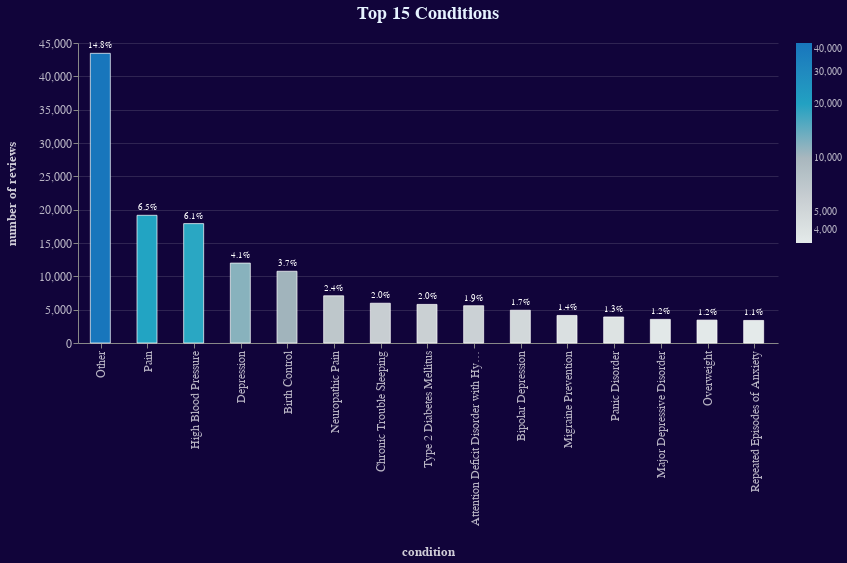

Notebook code cell kept with this figure:
### Code cell
#only selecting the 15 conditions with most review
topN = 15

data = conddf[:topN][["condition", "condition_freq", "condition_freq_norm"]]

bars = (alt.Chart(title=f"Top {topN} Conditions")
           .mark_bar(size=20,
                     strokeWidth=1,
                     stroke="white",
                     strokeOpacity=0.7,
                     xOffset=-1)
           .encode(x=alt.X("condition", sort="-y"),
                   y=alt.Y("condition_freq:Q",
                           axis=alt.Axis(title="number of reviews",
                                         grid=True)),
                   tooltip=("condition",
                            "condition_freq:Q",
                            alt.Tooltip("condition_freq_norm:Q", format=".1%")),
                   color=alt.Color("condition_freq:Q",
                                   scale=alt.Scale(scheme="lightgreyteal",
                                                   type="log"))))

text = (alt.Chart()
           .mark_text(align="center",
                      baseline="bottom",
                      dx=-1, dy=-3)
           .encode(x=alt.X("condition", sort="-y"),
                   y=alt.Y("condition_freq:Q"),
                   size = alt.SizeValue(9),
                   text=alt.Text("condition_freq_norm:Q", format=".1%")))

chart = (alt.layer(bars, text, data=data)
            .configure(background='#11043a')
            .configure_title(font="Arial",
                             fontSize=18,
                             color="#e6f3ff",
                             dy=-10)
            .configure_text(color="white")
            .configure_legend(title=None,
                              titleFontSize=12,
                              titleColor="white",
                              tickCount=5,
                              titleOpacity=0.8,
                              labelColor="white",
                              labelOpacity=0.7,
                              titlePadding=10)
            .configure_axis(titleFontSize=13,
                            titlePadding=20,
                            titleColor="white",
                            titleOpacity=0.8,
                            labelFontSize=12,
                            labelColor="white",
                            labelOpacity=0.7,
                            #labelAngle=45,
                            tickOffset=0,
                            grid=False,
                            gridOpacity=0.15)
            .configure_view(strokeWidth=0)
            .properties(height=300, width=700))
chart

### Figure 1 — Vega-Lite specification as saved in the notebook (floating-point values rounded to 4 significant figures)
{"config": {"view": {"continuousWidth": 400, "continuousHeight": 300, "strokeWidth": 0}, "axis": {"grid": false, "gridOpacity": 0.15, "labelColor": "white", "labelFontSize": 12, "labelOpacity": 0.7, "tickOffset": 0, "titleColor": "white", "titleFontSize": 13, "titleOpacity": 0.8, "titlePadding": 20}, "background": "#11043a", "legend": {"labelColor": "white", "labelOpacity": 0.7, "tickCount": 5, "title": null, "titleColor": "white", "titleFontSize": 12, "titleOpacity": 0.8, "titlePadding": 10}, "text": {"color": "white"}, "title": {"color": "#e6f3ff", "dy": -10, "font": "Arial", "fontSize": 18}}, "layer": [{"mark": {"type": "bar", "size": 20, "stroke": "white", "strokeOpacity": 0.7, "strokeWidth": 1, "xOffset": -1}, "encoding": {"color": {"field": "condition_freq", "scale": {"scheme": "lightgreyteal", "type": "log"}, "type": "quantitative"}, "tooltip": [{"field": "condition", "type": "nominal"}, {"field": "condition_freq", "type": "quantitative"}, {"field": "condition_freq_norm", "format": ".1%", "type": "quantitative"}], "x": {"field": "condition", "sort": "-y", "type": "nominal"}, "y": {"axis": {"grid": true, "title": "number of reviews"}, "field": "condition_freq", "type": "quantitative"}}, "title": "Top 15 Conditions"}, {"mark": {"type": "text", "align": "center", "baseline": "bottom", "dx": -1, "dy": -3}, "encoding": {"size": {"value": 9}, "text": {"field": "condition_freq_norm", "format": ".1%", "type": "quantitative"}, "x": {"field": "condition", "sort": "-y", "type": "nominal"}, "y": {"field": "condition_freq", "type": "quantitative"}}}], "data": {"name": "data-8ae59503f0dbcd401a89aa7c7fdbd34b"}, "height": 300, "width": 700, "$schema": "https://vega.github.io/schema/vega-lite/v4.17.0.json", "datasets": {"data-8ae59503f0dbcd401a89aa7c7fdbd34b": [{"condition": "Other", "condition_freq": 43449, "condition_freq_norm": 0.1476}, {"condition": "Pain", "condition_freq": 19154, "condition_freq_norm": 0.06505}, {"condition": "High Blood Pressure", "condition_freq": 17907, "condition_freq_norm": 0.06082}, {"condition": "Depression", "condition_freq": 11987, "condition_freq_norm": 0.04071}, {"condition": "Birth Control", "condition_freq": 10761, "condition_freq_norm": 0.03655}, {"condition": "Neuropathic Pain", "condition_freq": 7079, "condition_freq_norm": 0.02404}, {"condition": "Chronic Trouble Sleeping", "condition_freq": 5967, "condition_freq_norm": 0.02026}, {"condition": "Type 2 Diabetes Mellitus", "condition_freq": 5787, "condition_freq_norm": 0.01965}, {"condition": "Attention Deficit Disorder with Hyperactivity", "condition_freq": 5589, "condition_freq_norm": 0.01898}, {"condition": "Bipolar Depression", "condition_freq": 4914, "condition_freq_norm": 0.01669}, {"condition": "Migraine Prevention", "condition_freq": 4133, "condition_freq_norm": 0.01404}, {"condition": "Panic Disorder", "condition_freq": 3905, "condition_freq_norm": 0.01326}, {"condition": "Major Depressive Disorder", "condition_freq": 3543, "condition_freq_norm": 0.01203}, {"condition": "Overweight", "condition_freq": 3436, "condition_freq_norm": 0.01167}, {"condition": "Repeated Episodes of Anxiety", "condition_freq": 3383, "condition_freq_norm": 0.01149}]}}
